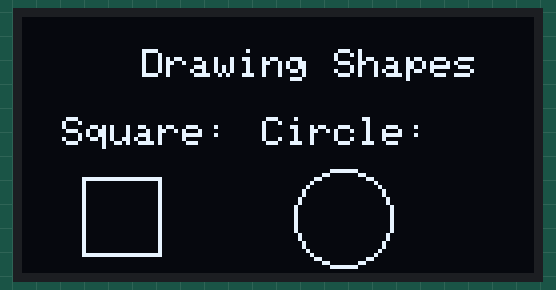
The sketch below on a simulated Arduino Uno, built with avr-gcc and run on an emulated ATmega328P. Shown: 128×64 one-colour display.

Above: at 0.1 s.

The sketch:

lesson1.ino
```cpp
#include <Adafruit_GFX.h>
#include <Adafruit_SSD1306.h>

// Initialize OLED display object and set resolution to 128x64
Adafruit_SSD1306 display = Adafruit_SSD1306(128, 64, &Wire);

void setup() {
  Serial.begin(9600);

  // Initialize OLED display screen
  display.begin(SSD1306_SWITCHCAPVCC, 0x3C);
  display.clearDisplay();

  // Set Text Style
  display.setTextSize(1);
  display.setTextColor(WHITE);

  // Display prompt information Drawing Shapes
  display.setCursor(30, 8);
  display.println("Drawing Shapes");

  // Drawing Text Square:
  display.setTextSize(1);
  display.setCursor(10, 25);
  display.println("Square:");

  // Draw a square inside the screen
  display.drawRect(15, 40, 20, 20, WHITE);  // (x, y, width, height, color)

  // Display Text Circle:
  display.setTextSize(1);
  display.setCursor(60, 25);
  display.println("Circle:");

  // Draw circles inside the screen
  display.drawCircle(80, 50, 12, WHITE);  // (centerX, centerY, radius, color)


  // Update display content
  display.display();
}

void loop() {

}
```
